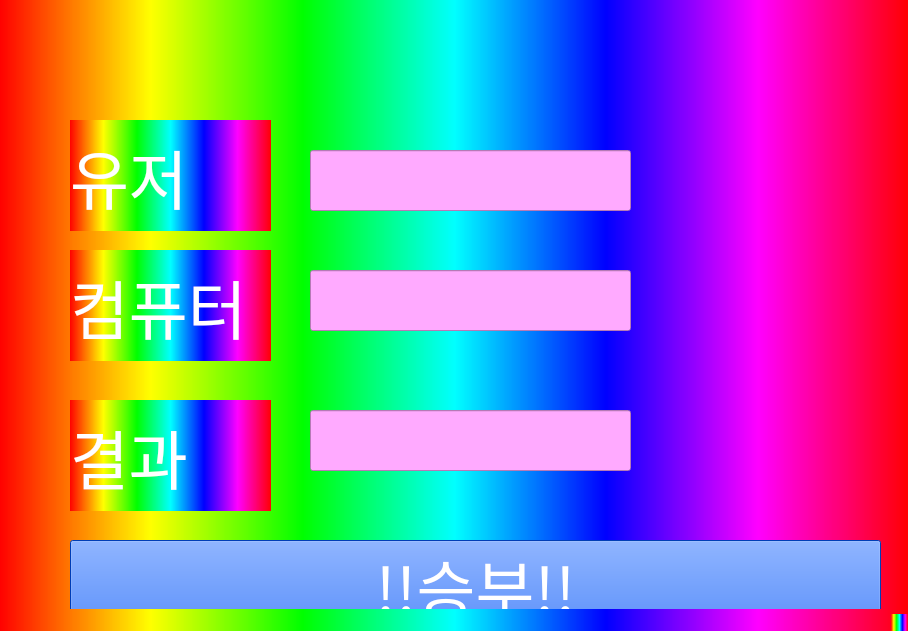
<?xml version="1.0" encoding="UTF-8"?>
<ui version="4.0">
 <class>MainWindow</class>
 <widget class="QMainWindow" name="MainWindow">
  <property name="geometry">
   <rect>
    <x>0</x>
    <y>0</y>
    <width>908</width>
    <height>631</height>
   </rect>
  </property>
  <property name="cursor">
   <cursorShape>ClosedHandCursor</cursorShape>
  </property>
  <property name="windowTitle">
   <string>MainWindow</string>
  </property>
  <property name="styleSheet">
   <string notr="true">background-color : qlineargradient(spread:pad, x1:0, y1:0, x2:1, y2:0, stop:0 rgba(255, 0, 0, 255), stop:0.166 rgba(255, 255, 0, 255), stop:0.333 rgba(0, 255, 0, 255), stop:0.5 rgba(0, 255, 255, 255), stop:0.666 rgba(0, 0, 255, 255), stop:0.833 rgba(255, 0, 255, 255), stop:1 rgba(255, 0, 0, 255))</string>
  </property>
  <widget class="QWidget" name="centralwidget">
   <widget class="QPushButton" name="pb">
    <property name="geometry">
     <rect>
      <x>70</x>
      <y>540</y>
      <width>811</width>
      <height>91</height>
     </rect>
    </property>
    <property name="font">
     <font>
      <family>Agency FB</family>
      <pointsize>48</pointsize>
     </font>
    </property>
    <property name="styleSheet">
     <string notr="true">color : rgb(255, 255, 255);

background-color : rgb(0, 85, 255);</string>
    </property>
    <property name="text">
     <string>!!승부!!</string>
    </property>
   </widget>
   <widget class="QLabel" name="lbl_me">
    <property name="geometry">
     <rect>
      <x>70</x>
      <y>120</y>
      <width>201</width>
      <height>111</height>
     </rect>
    </property>
    <property name="font">
     <font>
      <family>Agency FB</family>
      <pointsize>48</pointsize>
     </font>
    </property>
    <property name="styleSheet">
     <string notr="true">color : rgb(255, 255, 255)</string>
    </property>
    <property name="text">
     <string>유저</string>
    </property>
   </widget>
   <widget class="QLabel" name="lbl_com">
    <property name="geometry">
     <rect>
      <x>70</x>
      <y>250</y>
      <width>201</width>
      <height>111</height>
     </rect>
    </property>
    <property name="font">
     <font>
      <family>Agency FB</family>
      <pointsize>48</pointsize>
     </font>
    </property>
    <property name="styleSheet">
     <string notr="true">color : rgb(255, 255, 255)</string>
    </property>
    <property name="text">
     <string>컴퓨터</string>
    </property>
   </widget>
   <widget class="QLabel" name="lbl_res">
    <property name="geometry">
     <rect>
      <x>70</x>
      <y>400</y>
      <width>201</width>
      <height>111</height>
     </rect>
    </property>
    <property name="font">
     <font>
      <family>Agency FB</family>
      <pointsize>48</pointsize>
     </font>
    </property>
    <property name="styleSheet">
     <string notr="true">color : rgb(255, 255, 255)</string>
    </property>
    <property name="text">
     <string>결과</string>
    </property>
   </widget>
   <widget class="QLineEdit" name="le_me">
    <property name="geometry">
     <rect>
      <x>310</x>
      <y>150</y>
      <width>321</width>
      <height>61</height>
     </rect>
    </property>
    <property name="font">
     <font>
      <family>Agency FB</family>
      <pointsize>48</pointsize>
     </font>
    </property>
    <property name="styleSheet">
     <string notr="true">background-color : rgb(255, 170, 255)</string>
    </property>
   </widget>
   <widget class="QLineEdit" name="le_com">
    <property name="geometry">
     <rect>
      <x>310</x>
      <y>270</y>
      <width>321</width>
      <height>61</height>
     </rect>
    </property>
    <property name="font">
     <font>
      <family>Agency FB</family>
      <pointsize>48</pointsize>
     </font>
    </property>
    <property name="styleSheet">
     <string notr="true">background-color : rgb(255, 170, 255)</string>
    </property>
   </widget>
   <widget class="QLineEdit" name="le_res">
    <property name="geometry">
     <rect>
      <x>310</x>
      <y>410</y>
      <width>321</width>
      <height>61</height>
     </rect>
    </property>
    <property name="font">
     <font>
      <family>Agency FB</family>
      <pointsize>48</pointsize>
     </font>
    </property>
    <property name="styleSheet">
     <string notr="true">background-color : rgb(255, 170, 255)</string>
    </property>
   </widget>
  </widget>
  <widget class="QMenuBar" name="menubar">
   <property name="geometry">
    <rect>
     <x>0</x>
     <y>0</y>
     <width>908</width>
     <height>21</height>
    </rect>
   </property>
  </widget>
  <widget class="QStatusBar" name="statusbar"/>
 </widget>
 <resources/>
 <connections/>
</ui>
